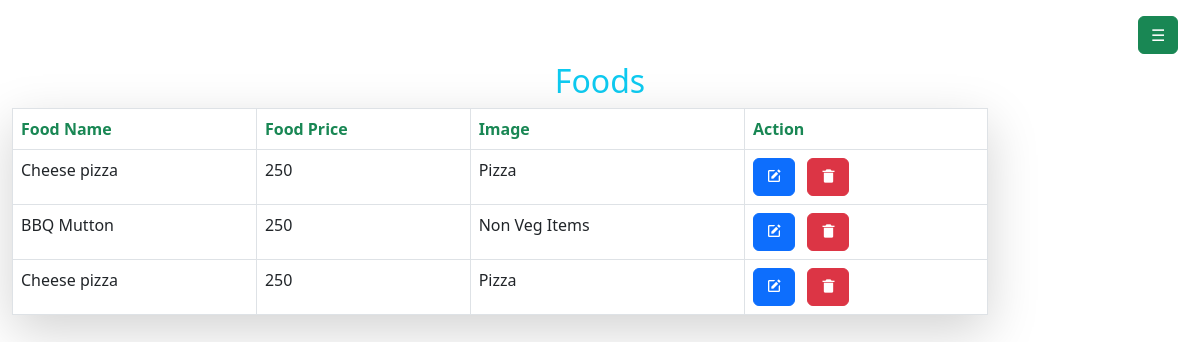
Screenshot of /food/ with the database file from the repository.
### userspage/models.py (models this page shows)
class Order(models.Model):
	PAYMENT=(
		('Cash on Delivery','Cash on Delivery'),
	)
	food=models.ForeignKey(Food,on_delete=models.CASCADE)
	user=models.ForeignKey(User,on_delete=models.CASCADE)
	quantity=models.IntegerField()
	total_price=models.IntegerField(null=True)
	STATUS=[
		('Pending','Pending'),
		('Out for deliver','Out of deliver'),
		('Delivered','Delivered')
	]
	status=models.CharField(default='Pending',max_length=200,choices=STATUS,null=True)
	payment_method=models.CharField(max_length=200,choices=PAYMENT)
	payment_status=models.BooleanField(default=False,null=True)
	contact_no=models.CharField(max_length=15)
	address=models.CharField(max_length=50)
	order_date=models.DateTimeField(auto_now_add=True)

### demo_app/models.py (models this page shows, shortened)
class Food(models.Model):
	food_name=models.CharField(max_length=100)
	food_price=models.PositiveIntegerField()
	Food_image=models.FileField(upload_to='static/uploads',null=True)
	food_description=models.TextField()
	created_by=models.CharField(max_length=50)
	category=models.ForeignKey(Category,on_delete=models.CASCADE,null=True)
	is_available = models.BooleanField(default=True)

class Category(models.Model):
	category_name=models.CharField(max_length=200,unique=True)
	def __str__(self):
		return self.category_name

### adminapp/views.py (the view)
# urls.py: path("food/",views.food),
def food(request):
    food = Order.objects.all()
    context = {"food": food}
    return render(request, "inv/food.html", context)

### demo_app/context_processors.py (called while the page is built)
def menu_links(request):
    links = Category.objects.all()
    return dict(links=links)

### adminapp/templates/inv/food.html (shortened to what this page needs)
{% extends "accounts/layouts.html" %}
{% load crispy_forms_tags %}
{% block main_content %}
<div class="container-fluid mt-2">
	<h2 class=" text-center text-info justify-content-center mr-3">
		Foods
	</h2>
	<div class="row">
		<div class="col-md-10 justify-content-around">
			<div class="shadow-lg">
				<table class="table table-bordered  table-hover">
					<thead>
						<tr>
							<th class="text-success">Food Name</th>
							<th class="text-success">Food Price</th>
							<th class="text-success">Image</th>
							<th class="text-success">Action</th>
						</tr>
					</thead>
					<tbody>
						{% for post in food %}
						<tr>
							<td>{{post.food.food_name}}</td>
							<td>{{post.food.food_price}}</td>
							<td>{{post.food.category}}</td>
							<td>
								<a href="/demo/update_food/{{post.id}}" class="btn btn-primary text-white">
									<i class="bx bxs-edit"></i>
								</a>
								<a href="/demo/delete_food/{{post.id}}" class="btn btn-danger text-white"
									onclick="return confirm('Are You Soure want to Delete this food?')">
									<i class="bx bxs-trash-alt"></i>
								</a>
							</td>
						</tr>
						{% endfor %}
					</tbody>
				</table>
			</div>
		</div>
	</div>
</div>
{% endblock %}

### rows the page displays
Order: food.food_name "Cheese pizza", food.food_price "250", food.category "Pizza"
Order: food.food_name "BBQ Mutton", food.food_price "250", food.category "Non Veg Items"
Order: food.food_name "Cheese pizza", food.food_price "250", food.category "Pizza"
